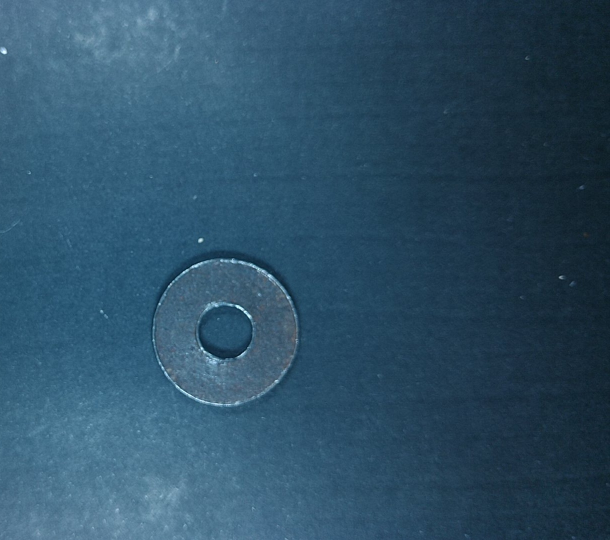
#> input picture Data Base/ZArandelas/photo0.jpg, 1220 x 1080 px, found by its file name (shown at 1/2 size)
$ python conversion3.py
#> lines starting #> are read from the running program, lines starting #| are printed output that depends on the picture
from skimage import color, img_as_float
from matplotlib import pyplot as plt
plt.rcParams['image.cmap'] = 'gray'

import numpy as np
import cv2
from skimage import io
#Las fotos de entrada estan en formato png o jpeg

prueba = './Data Base/YTrain/ZArandelas/photo0.jpg'
#prueba = './ejemplos/tornillo_prueba.jpg'

tornillo = io.imread(prueba)
#> tornillo is the input picture: shape (1080, 1220, 3); mean R, G, B 46, 80.2, 102.7
#El modulo io tiene utilidades para leer y escribir imagenes en varios formatos.
#io.imread lectura y escritura de las imagenes via imread

#Redimensionamiento de la imagen de entrada
fixed_size = tuple((500, 400))
tornillo = cv2.resize(tornillo, fixed_size)
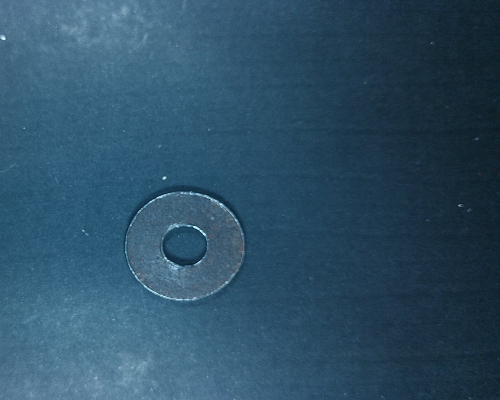
#> tornillo: shape (400, 500, 3); mean R, G, B 45.8, 80.1, 102.6

#Conversion a escalas de grises haciendo uso del modulo de scikit
tornillo_float = img_as_float(tornillo)
sk_gray = color.rgb2gray(tornillo_float)
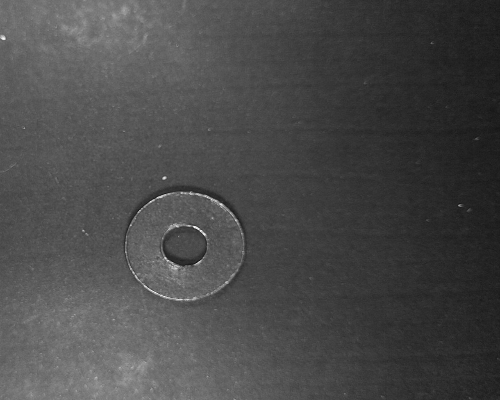
#> sk_gray: shape (400, 500) float64; min 0.0792, max 0.976, mean 0.292

#Tambien se puede modificar manualmente los pesos de cada color en vez de utilizar los propuestos por la libreria
#Aca se colocan el mismo peso para los tres [1/3 1/3 1/3]
f, (ax1, ax0) = plt.subplots(1, 2, figsize=(16, 5))

ax1.imshow(tornillo)
ax1.set_title('Original')
ax0.imshow(sk_gray)
ax0.set_title('WG, WB y WR por skimage')
#Nota: WG, WB y WR son los coeficientes que definen la transformacion
plt.show()
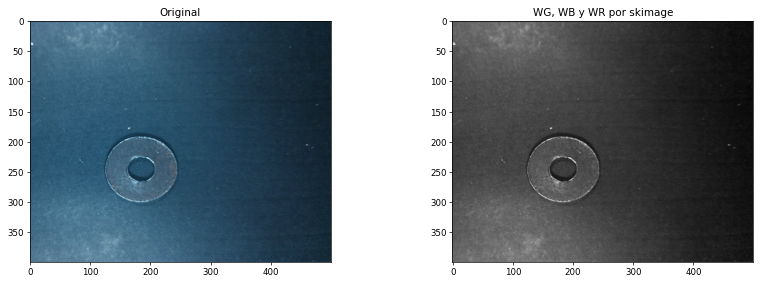
#> figure drawn by matplotlib, 2 panels


#Bibliografia consultada
#https://pythoneyes.wordpress.com/2017/05/22/conversion-de-imagenes-rgb-a-escala-de-grises/
